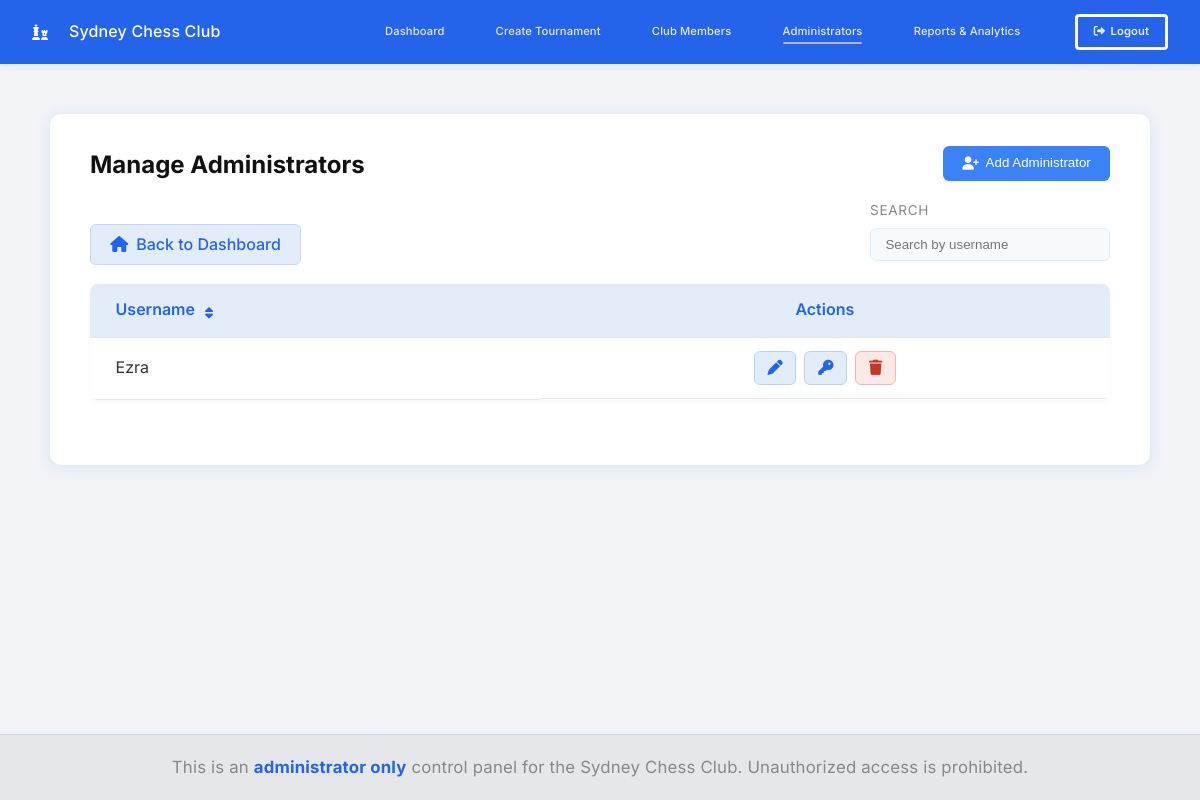
The app's page /manage-admins (signed in), older data.
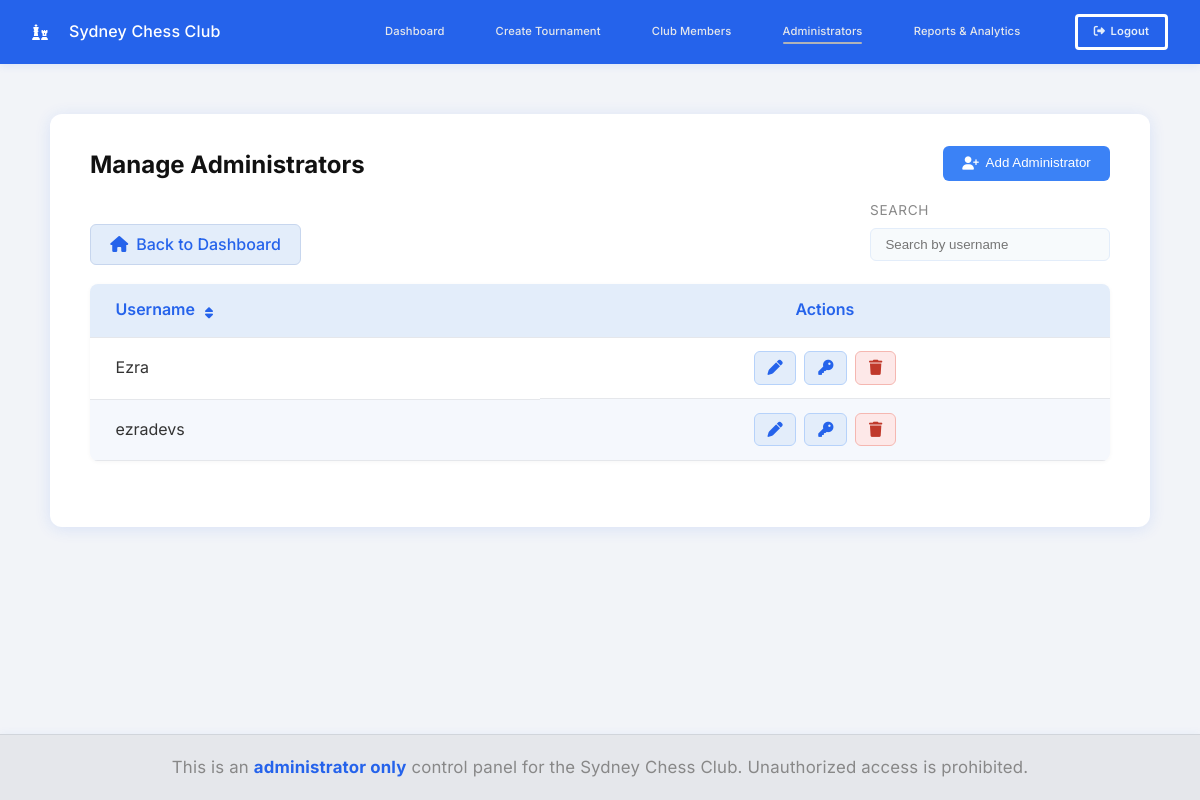
The same page, newer data.
### tables this page shows
CREATE TABLE users (
        id INTEGER PRIMARY KEY AUTOINCREMENT,
        username TEXT NOT NULL UNIQUE,
        password_hash TEXT NOT NULL,
        is_admin INTEGER DEFAULT 1
    );

### app.py (the view)
@app.route('/manage-admins')
@login_required
def manage_admins():
    with get_db_connection() as conn:
        admins = conn.execute('SELECT * FROM users ORDER BY username ASC').fetchall()
    return render_template('manage-admins.html', admins=admins)

### app.py (called while the page is built)
def get_db_connection():
    conn = sqlite3.connect('data/main.db')
    conn.row_factory = sqlite3.Row
    try:
        conn.execute('PRAGMA foreign_keys = ON')
    except Exception:
        pass
    return conn

def login_required(f):
    @wraps(f)
    def decorated_function(*args, **kwargs):
        if 'username' not in session:
            flash('You must be logged in to access this page', 'danger')
            return redirect(url_for('login'))
        return f(*args, **kwargs)
    return decorated_function

@app.before_request
def ensure_csrf_and_session():
    if 'csrf_token' not in session:
        session['csrf_token'] = secrets.token_hex(32)
    if request.method == 'POST':
        token = request.form.get('csrf_token')
        if not token or token != session.get('csrf_token'):
            abort(400)

@app.context_processor
def inject_globals():
    allow_signup = False
    if os.environ.get('ADMIN_SIGNUP_SECRET'):
        allow_signup = True
    return dict(csrf_token=session.get('csrf_token'), allow_signup=allow_signup, APP_ENV=APP_ENV)

### templates/manage-admins.html (shortened to what this page needs)
{% extends 'base.html' %}
{% block content %}
<div class="main-container">
    <div class="members-header admin-header">
        <h2 class="manage-admins-title">Manage Administrators</h2>
        <div class="members-header-actions admin-header-actions">
            <div class="members-header-buttons">
                <button class="btn-primary" id="addAdminBtn" type="button">
                    <i class="fa-solid fa-user-plus mr-05em"></i>Add Administrator
                </button>
            </div>
            <div class="members-filters admin-filters">
                <div class="filter-group">
                    <label for="adminSearch" class="filter-label">Search</label>
                    <input type="search" id="adminSearch" placeholder="Search by username">
                </div>
            </div>
        </div>
    </div>
    <div class="members-controls admin-controls">
        <a href="{{ url_for('index') }}" class="btn-secondary">
            <i class="fa-solid fa-house mr-05em"></i>Back to Dashboard
        </a>
    </div>
    <table class="tournament-table members-table" id="adminsTable">
        <thead>
            <tr>
                <th data-sort-key="username">Username <i class="fa-solid fa-sort sort-indicator"></i></th>
                <th>Actions</th>
            </tr>
        </thead>
        <tbody>
            {% for admin in admins %}
            <tr data-admin-username="{{ admin.username }}" data-admin-id="{{ admin.id }}">
                <td class="cell-admin-name">{{ admin.username }}</td>
                <td class="admin-actions">
                    <button class="btn-table btn-edit btn-edit-admin" data-admin-id="{{ admin.id }}"
                        data-admin-username="{{ admin.username }}"><i class="fa-solid fa-pen"></i></button>
                    <button class="btn-table btn-edit btn-change-admin-password" data-admin-id="{{ admin.id }}"><i
                            class="fa-solid fa-key"></i></button>
                    <form method="post" action="{{ url_for('delete_admin', admin_id=admin.id) }}" class="d-inline">
                        <button type="submit" class="btn-table btn-delete"><i class="fa-solid fa-trash"></i></button>
                    </form>
                </td>
            </tr>
            {% endfor %}
        </tbody>
    </table>
    <br>
</div>
{% endblock %}

Row changes from the older to the newer data that the page shows:
added users: username "ezradevs"
